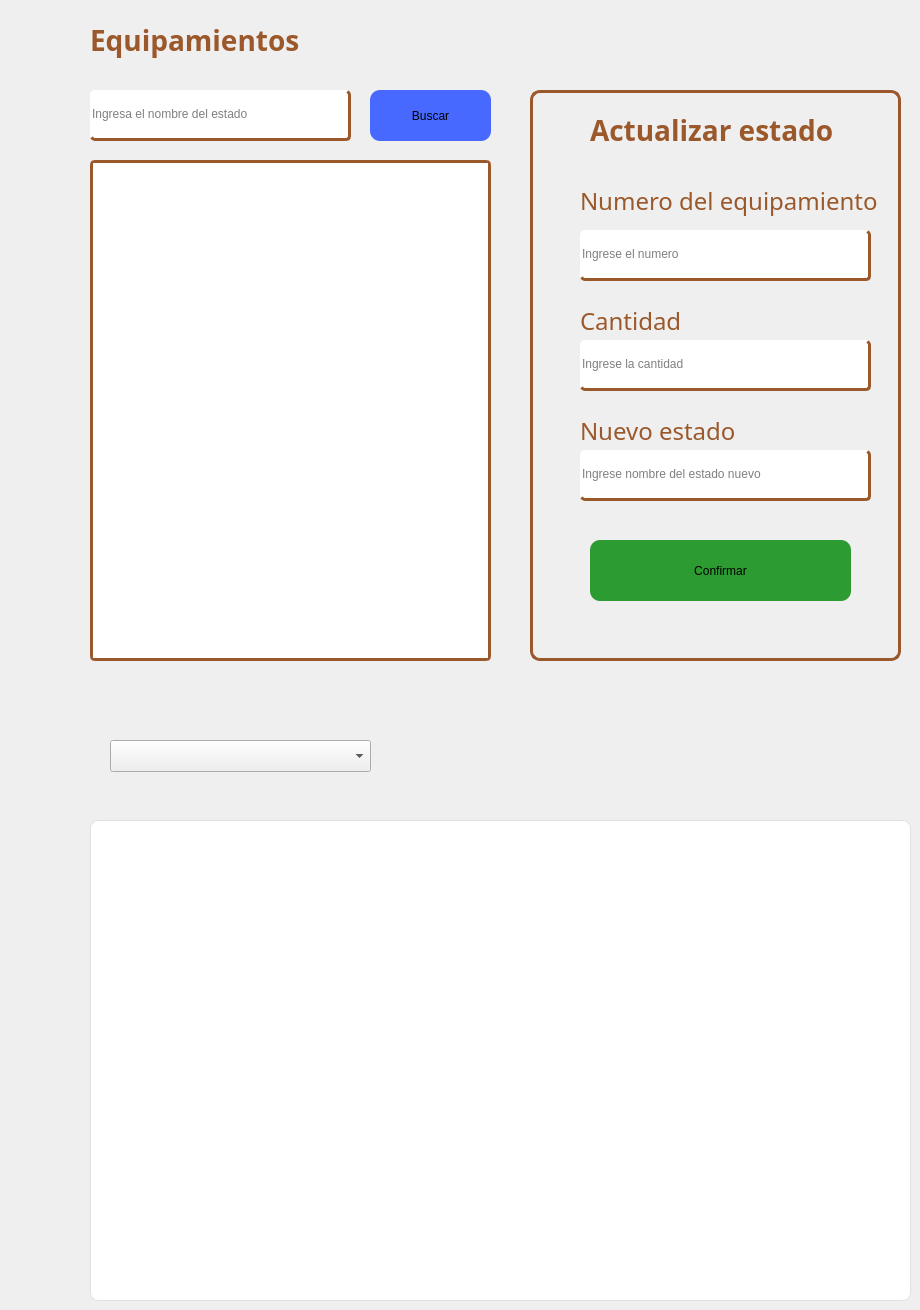
            <widget class="QWidget" name="tab_24">
             <attribute name="title">
              <string>Estado equipamientos</string>
             </attribute>
             <widget class="QFrame" name="frame_5">
              <property name="geometry">
               <rect>
                <x>530</x>
                <y>90</y>
                <width>371</width>
                <height>571</height>
               </rect>
              </property>
              <property name="styleSheet">
               <string notr="true">border: 3px solid rgb(155, 88, 43);
border-radius: 10px;</string>
              </property>
              <property name="frameShape">
               <enum>QFrame::Shape::StyledPanel</enum>
              </property>
              <property name="frameShadow">
               <enum>QFrame::Shadow::Raised</enum>
              </property>
              <widget class="QLabel" name="lCostoS_11">
               <property name="geometry">
                <rect>
                 <x>50</x>
                 <y>90</y>
                 <width>301</width>
                 <height>41</height>
                </rect>
               </property>
               <property name="font">
                <font>
                 <family>Adwaita Sans</family>
                 <pointsize>18</pointsize>
                 <bold>false</bold>
                </font>
               </property>
               <property name="styleSheet">
                <string notr="true">border: none;
color: rgba(155, 88, 43, 1.0);
</string>
               </property>
               <property name="text">
                <string>Numero del equipamiento</string>
               </property>
              </widget>
              <widget class="QLineEdit" name="almEstadoO">
               <property name="geometry">
                <rect>
                 <x>50</x>
                 <y>360</y>
                 <width>291</width>
                 <height>51</height>
                </rect>
               </property>
               <property name="styleSheet">
                <string notr="true">border: none;
color: rgb(0, 0, 0);
border-radius: 5px;
border-bottom: 3px solid rgba(155, 88, 43, 1.0);
border-right: 3px solid  rgba(155, 88, 43, 1.0);</string>
               </property>
               <property name="text">
                <string/>
               </property>
               <property name="placeholderText">
                <string>Ingrese nombre del estado nuevo</string>
               </property>
              </widget>
              <widget class="QLineEdit" name="almCantidade">
               <property name="geometry">
                <rect>
                 <x>50</x>
                 <y>250</y>
                 <width>291</width>
                 <height>51</height>
                </rect>
               </property>
               <property name="styleSheet">
                <string notr="true">border: none;
color: rgb(0, 0, 0);
border-radius: 5px;
border-bottom: 3px solid rgba(155, 88, 43, 1.0);
border-right: 3px solid  rgba(155, 88, 43, 1.0);</string>
               </property>
               <property name="text">
                <string/>
               </property>
               <property name="placeholderText">
                <string>Ingrese la cantidad</string>
               </property>
              </widget>
              <widget class="QPushButton" name="almConfirmar_2">
               <property name="geometry">
                <rect>
                 <x>60</x>
                 <y>450</y>
                 <width>261</width>
                 <height>61</height>
                </rect>
               </property>
               <property name="styleSheet">
                <string notr="true">border: none;
border-radius: 10px;
background-color: #2B9B32;</string>
               </property>
               <property name="text">
                <string>Confirmar</string>
               </property>
              </widget>
              <widget class="QLabel" name="lCostoS_13">
               <property name="geometry">
                <rect>
                 <x>50</x>
                 <y>320</y>
                 <width>291</width>
                 <height>41</height>
                </rect>
               </property>
               <property name="font">
                <font>
                 <family>Adwaita Sans</family>
                 <pointsize>18</pointsize>
                 <bold>false</bold>
                </font>
               </property>
               <property name="styleSheet">
                <string notr="true">border: none;
color: rgba(155, 88, 43, 1.0);
</string>
               </property>
               <property name="text">
                <string>Nuevo estado</string>
               </property>
              </widget>
              <widget class="QLabel" name="lCostoS_14">
               <property name="geometry">
                <rect>
                 <x>50</x>
                 <y>210</y>
                 <width>291</width>
                 <height>41</height>
                </rect>
               </property>
               <property name="font">
                <font>
                 <family>Adwaita Sans</family>
                 <pointsize>18</pointsize>
                 <bold>false</bold>
                </font>
               </property>
               <property name="styleSheet">
                <string notr="true">border: none;
color: rgba(155, 88, 43, 1.0);
</string>
               </property>
               <property name="text">
                <string>Cantidad</string>
               </property>
              </widget>
              <widget class="QLabel" name="label_33">
               <property name="geometry">
                <rect>
                 <x>60</x>
                 <y>20</y>
                 <width>251</width>
                 <height>41</height>
                </rect>
               </property>
               <property name="font">
                <font>
                 <family>Adwaita Sans</family>
                 <pointsize>-1</pointsize>
                 <bold>true</bold>
                </font>
               </property>
               <property name="styleSheet">
                <string notr="true">border: none;
color: rgba(155, 88, 43, 1.0);
font-size: 28px;</string>
               </property>
               <property name="text">
                <string>Actualizar estado</string>
               </property>
              </widget>
              <widget class="QLineEdit" name="numE">
               <property name="geometry">
                <rect>
                 <x>50</x>
                 <y>140</y>
                 <width>291</width>
                 <height>51</height>
                </rect>
               </property>
               <property name="styleSheet">
                <string notr="true">border: none;
color: rgb(0, 0, 0);
border-radius: 5px;
border-bottom: 3px solid rgba(155, 88, 43, 1.0);
border-right: 3px solid  rgba(155, 88, 43, 1.0);</string>
               </property>
               <property name="text">
                <string/>
               </property>
               <property name="placeholderText">
                <string>Ingrese el numero</string>
               </property>
              </widget>
             </widget>
             <widget class="QPushButton" name="almBuscarE">
              <property name="geometry">
               <rect>
                <x>370</x>
                <y>90</y>
                <width>121</width>
                <height>51</height>
               </rect>
              </property>
              <property name="cursor">
               <cursorShape>PointingHandCursor</cursorShape>
              </property>
              <property name="styleSheet">
               <string notr="true">border: none;
border-radius: 10px;
background-color: rgb(71, 105, 255);</string>
              </property>
              <property name="text">
               <string>Buscar</string>
              </property>
             </widget>
             <widget class="QLineEdit" name="almBuscadorE1">
              <property name="geometry">
               <rect>
                <x>90</x>
                <y>90</y>
                <width>261</width>
                <height>51</height>
               </rect>
              </property>
              <property name="styleSheet">
               <string notr="true">border: unset;
color: rgb(0, 0, 0);
border-radius: 5px;
border-bottom: 3px solid rgba(155, 88, 43, 1.0);
border-right: 3px solid  rgba(155, 88, 43, 1.0);</string>
              </property>
              <property name="placeholderText">
               <string>Ingresa el nombre del estado</string>
              </property>
             </widget>
             <widget class="QTextEdit" name="almResulE">
              <property name="enabled">
               <bool>true</bool>
              </property>
              <property name="geometry">
               <rect>
                <x>90</x>
                <y>160</y>
                <width>401</width>
                <height>501</height>
               </rect>
              </property>
              <property name="font">
               <font>
                <family>Adwaita Sans</family>
                <pointsize>12</pointsize>
               </font>
              </property>
              <property name="cursor" stdset="0">
               <cursorShape>IBeamCursor</cursorShape>
              </property>
              <property name="styleSheet">
               <string notr="true">border: unset;
color: rgb(0, 0, 0);
border-radius: 5px;
border: 3px solid rgba(155, 88, 43, 1.0);
</string>
              </property>
              <property name="verticalScrollBarPolicy">
               <enum>Qt::ScrollBarPolicy::ScrollBarAsNeeded</enum>
              </property>
              <property name="readOnly">
               <bool>true</bool>
              </property>
             </widget>
             <widget class="QLabel" name="label_34">
              <property name="geometry">
               <rect>
                <x>90</x>
                <y>20</y>
                <width>251</width>
                <height>41</height>
               </rect>
              </property>
              <property name="font">
               <font>
                <family>Adwaita Sans</family>
                <pointsize>-1</pointsize>
                <bold>true</bold>
               </font>
              </property>
              <property name="styleSheet">
               <string notr="true">border: none;
color: rgba(155, 88, 43, 1.0);
font-size: 28px;</string>
              </property>
              <property name="text">
               <string>Equipamientos</string>
              </property>
             </widget>
             <widget class="QTableWidget" name="tablaEstadosEqui">
              <property name="geometry">
               <rect>
                <x>90</x>
                <y>820</y>
                <width>821</width>
                <height>481</height>
               </rect>
              </property>
              <property name="styleSheet">
               <string notr="true">            QTableWidget {
                background-color: #ffffff;
                border: 1px solid #dee2e6;
                border-radius: 8px;
                font-size: 13px;
                alternate-background-color: #f5ddb9; 
            }
            QTableWidget::item {
                padding: 8px;
                border-bottom: 1px solid #f8f9fa;
            }
            QHeaderView::section {
                backgrond-color: #f5ddb9; 
                color: #D18A5B; 
                padding: 10px;
                font-weight: bold;
                border: none;
                border-bottom: 2px solid #dee2e6;
            }
            QTableWidget::item:selected {
                background-color: #9b582b; 
                color: #ffffff; 
            }</string>
              </property>
             </widget>
             <widget class="QComboBox" name="almBuscadorE">
              <property name="geometry">
               <rect>
                <x>110</x>
                <y>740</y>
                <width>261</width>
                <height>32</height>
               </rect>
              </property>
             </widget>
            </widget>
